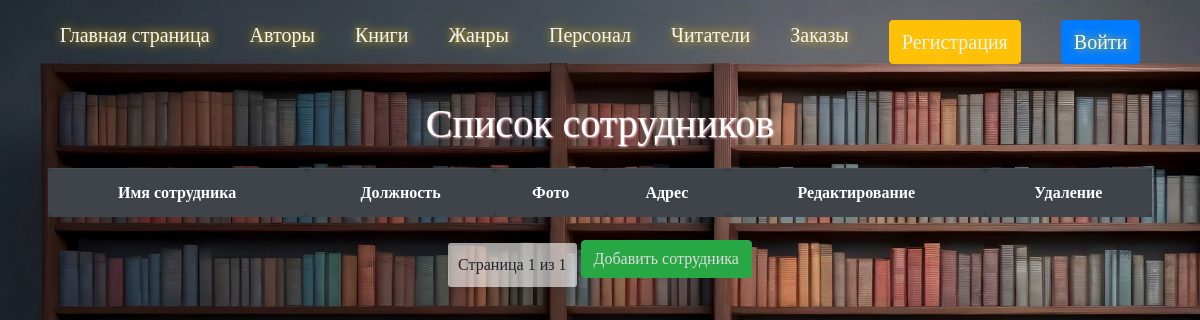
The app's page /personal/list/, older data.
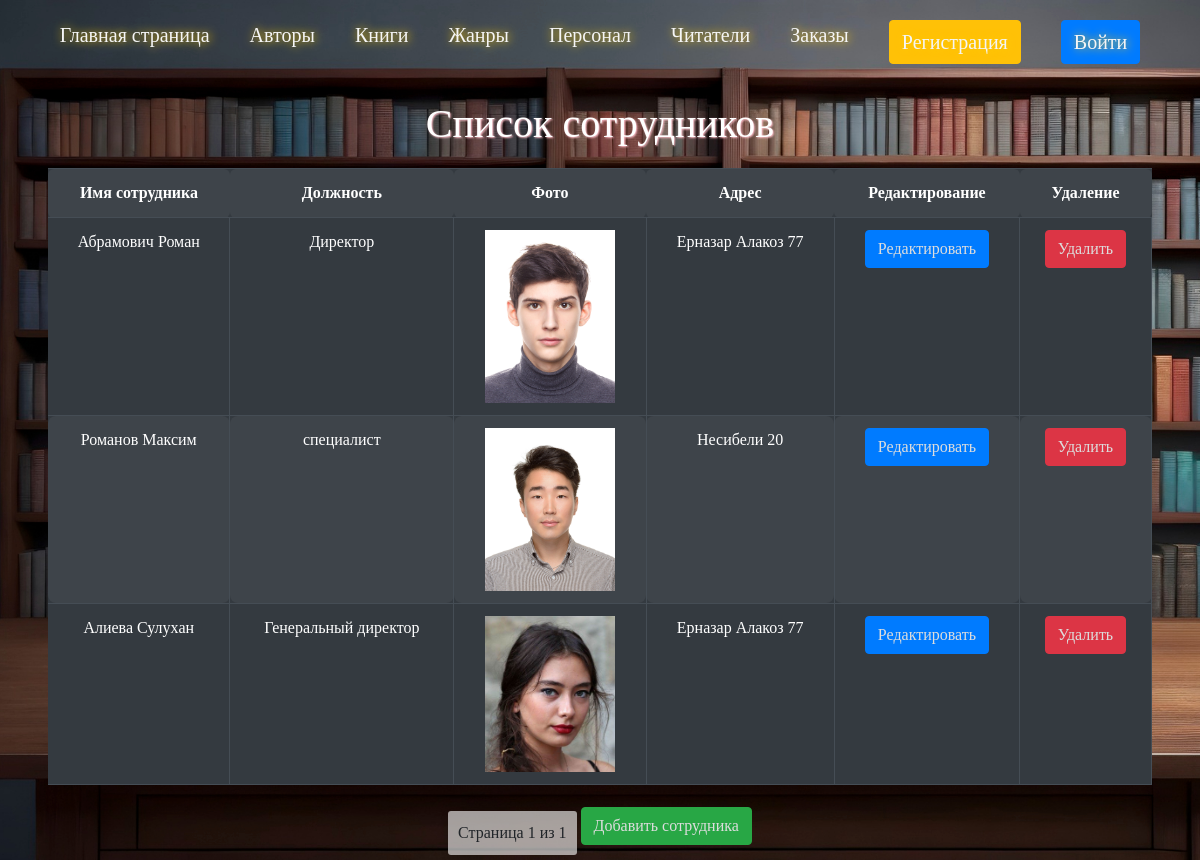
The same page, newer data.
### personal/models.py (models this page shows, shortened)
class Personal(models.Model):  # connect with Booking
    name = models.CharField(max_length=255)
    position = models.CharField(max_length=100, default='position')
    photo = models.ImageField(default="Test.jpg", blank=True)
    adress = models.CharField(max_length=50, default='adress')
    slug = models.SlugField(default='', null=False)

### personal/views.py (the view)
# urls.py: path('personal/list/',views.personal_list, name='personal_list'),
def personal_list(request):
    personal = Personal.objects.all()
    paginator = Paginator(personal, 4)
    page_number = request.GET.get('page')
    page_obj = paginator.get_page(page_number)
    return render(request,'personal/personal_list.html', {'page_obj':page_obj})

### personal/templates/personal/personal_list.html (shortened to what this page needs)
{% extends 'base.html' %}
{% block header %}
<div class="box-author">
    <h1>Список сотрудников</h1>
    <table class="table table-dark table-striped">
        <tr>
            <th>Имя сотрудника</th>
            <th>Должность</th>
            <th>Фото</th>
            <th>Адрес</th>
            <th>Редактирование</th>
            <th>Удаление</th>
        </tr>
        {% for person in page_obj %}
        <tr>
            <td>{{ person.name }}</td>
            <td>{{ person.position }}</td>
            <td>
                {% if person.photo %}
                    <img src="{{ person.photo.url }}" alt="person-portret" width="130px">
                {% else %}
                    <img src="/path/to/default/image.jpg" alt="default-person-portret" width="130px">
                {% endif %}
            </td>
            <td>{{ person.adress }}</td>
            <td><button type="button" class="btn btn-primary"><a href="{% url 'personal_update' person.pk %}">Редактировать</a></button></td>
            <td><button type="button" class="btn btn-danger"><a href="{% url 'personal_delete' person.pk %}">Удалить</a></button></td>
        </tr>
        {% endfor %}
    </table>
    <div class="pagination">
        <span class="step-links">
            <span>Страница {{ page_obj.number }} из {{ page_obj.paginator.num_pages }}</span>
        </span>
    </div>
    <button type="button" class="btn btn-success"><a href="{% url 'personal_create' %}">Добавить сотрудника</a></button>
</div>
{% endblock %}

### templates/base.html (shortened to what this page needs)
{% load static %}
{% load crispy_forms_tags %}
<!doctype html>
<html lang="en">
<head>
    <link rel="stylesheet" href="https://stackpath.bootstrapcdn.com/bootstrap/4.5.2/css/bootstrap.min.css">
    <link rel="stylesheet" href="{% static 'library/css/style.css' %}">
</head>
<body>
    <div class="contaner">
        <header>
            <div class="main_block">
                <ul>
                    <li><a href="/">Главная страница</a></li>
                    <li><a href="/authors">Авторы</a></li>
                    <li><a href="/Books">Книги</a></li>
                    <li><a href="/genres">Жанры</a></li>
                    <li><a href="/personal">Персонал</a></li>
                    <li><a href="/readers">Читатели</a></li>
                    <li><a href="/bookings">Заказы</a></li>
                    {% if not user.is_authenticated %}
                    <li><a class="btn btn-warning" href="{% url 'users:registr' %}"> Регистрация</a></li>
                    <li><a class="btn btn-primary" href="{% url 'users:login' %}"> Войти</a></li>
                    {% endif %}
                </ul>
            </div>
        </header>
        <div class="content">
            {% block header %}
            {% endblock %}
        </div>
    </div>
</body>
</html>

### Library/static/library/css/style.css (style rules this page uses)
* { padding: 0px; margin: 0px; box-sizing: border-box; list-style: none; font-family: tahoma; font-size: 16px; }
body { background: url(../img/librar.jpg); background-size: cover; background-position: center; background-attachment: fixed; }
.main_block { display: flex; justify-content: center; list-style: none; text-align: center; }
.main_block ul { display: flex; text-decoration: none; font-size: 15px; color: whitesmoke; text-shadow: #FC0 1px 0 10px; }
.main_block ul li a { font-size: 20px; }
body h1 { font-size: 40px; color: #fff; text-shadow: 1px 1px 2px pink; margin-bottom: 20px; }
.main_block ul li { margin: 20px; }
.main_block ul a { text-decoration: none; font-size: 15px; color: whitesmoke; text-shadow: #FC0 1px 0 10px; }
.test-forms table th, table td { padding: 15px; border-right: 1px solid black; border-bottom: 1px solid black; border-radius: 8px; }
.test-forms table tr, td, th { border-radius: 6px; }
.pagination { display: inline-block; background-color: rgba(255, 255, 255, 0.6); border-radius: 3px; text-align: center; box-shadow: 0 4px 8px rgba(0, 0, 0, 0.1); margin-top: 10px; padding: 10px; }
table button { transition: background-color 0.3s; border-radius: 3px; padding: 5px 5px; }
table button a { text-decoration: none; color: whitesmoke; }
table a { text-decoration: none; color: black; cursor: pointer; }
.content .box-author { margin: 0 4%; text-align: center; }
.content .box-author table { text-align: center; }
.content .box-author .btn a { text-decoration: none; color: #ddd; }
.box-author a { margin-top: 15px; }
.box-author button { margin-bottom: 15px; }

Row changes from the older to the newer data that the page shows:
added Personal: name "Абрамович Роман", position "Директор", photo (picture), adress "Ерназар Алакоз 77"
added Personal: name "Романов Максим", position "специалист", photo (picture), adress "Несибели 20"
added Personal: name "Алиева Сулухан", position "Генеральный директор", photo (picture), adress "Ерназар Алакоз 77"
